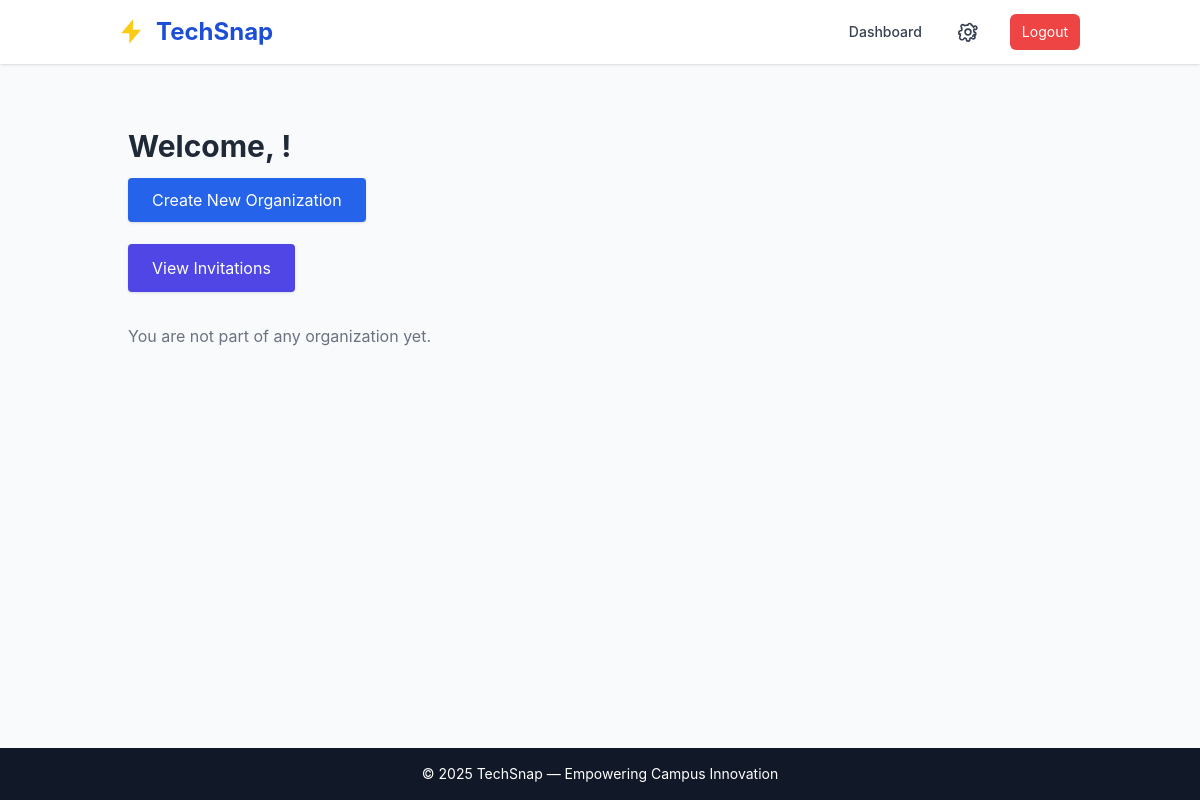
Page /accounts/choose/ (signed in) on the earlier database version.
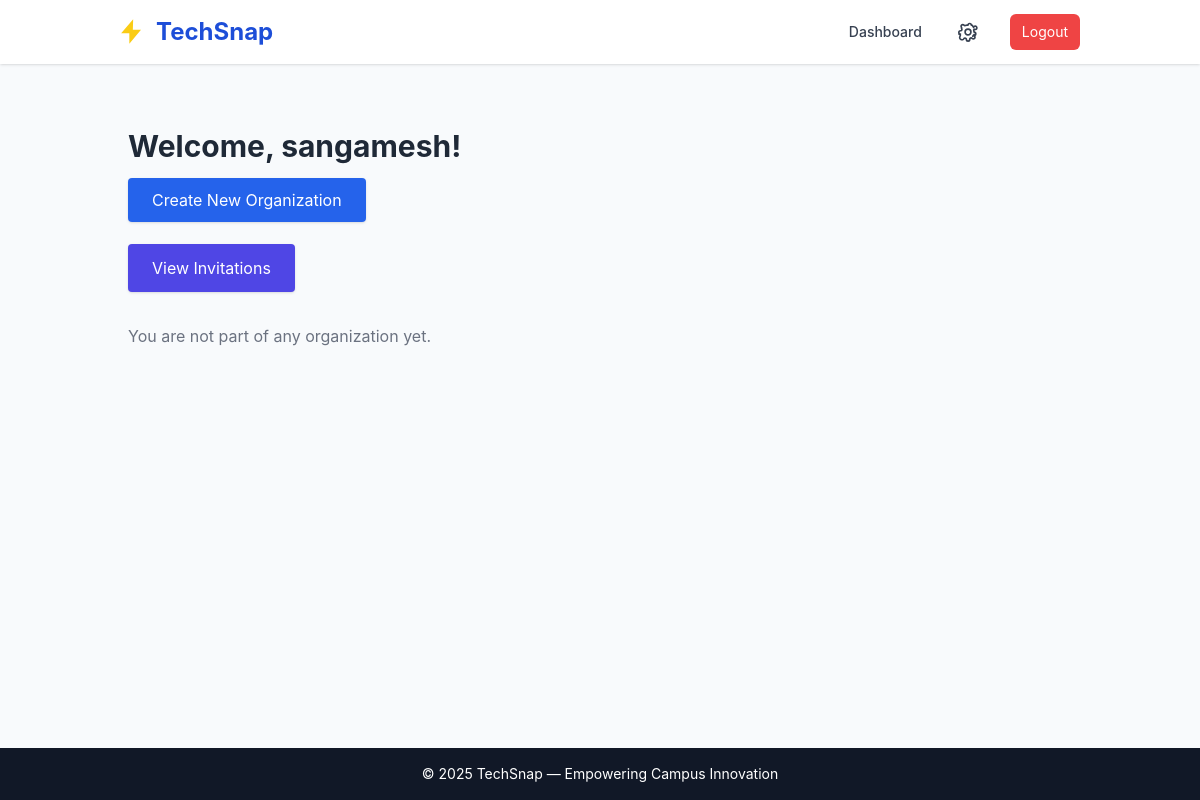
Same page on the later database version.
### accounts/models.py (models this page shows, shortened)
class User(AbstractUser):
    id = models.UUIDField(primary_key=True, default=uuid.uuid4, editable=False)
    email = models.EmailField(unique=True)
    is_email_verified = models.BooleanField(default=False)
    created_at = models.DateTimeField(auto_now_add=True)
    updated_at = models.DateTimeField(auto_now=True)
    USERNAME_FIELD = 'email'
    REQUIRED_FIELDS = ['username']
    class Meta:
        db_table = 'users'

### accounts/views.py (the view)
# urls.py: path('choose/', views.choose_action, name='choose_action'),
@login_required
def choose_action(request):
    memberships = Membership.objects.filter(
        user=request.user,
        is_active=True
    ).select_related("org")
    has_organizations = memberships.exists()
    context = {
        "memberships": memberships,
        "has_organizations": has_organizations,
    }
    return render(request, "accounts/choose_action.html", context)

### templates/accounts/choose_action.html
{% extends "base.html" %}
{% load static %}
{% block content %}
<div class="container mx-auto px-4 py-10">
    <h2 class="text-3xl font-bold mb-6 text-gray-800">Welcome, {{ request.user.first_name }}!</h2>
    <div class="mb-8">
        <a href="{% url 'organizations:create' %}"
           class="bg-blue-600 hover:bg-blue-700 text-white px-6 py-3 rounded shadow">
           Create New Organization
        </a>
    </div>
    <button onclick="location.href='{% url 'accounts:invitations' %}'"
            class="bg-indigo-600 hover:bg-indigo-700 text-white px-6 py-3 rounded shadow mb-8">
        View Invitations
    </button>
    {% if memberships %}
        <h3 class="text-xl font-semibold mb-4 text-gray-700">Your Organizations</h3>
        <div class="grid grid-cols-1 md:grid-cols-2 lg:grid-cols-3 gap-6">
            {% for membership in memberships %}
            <div class="bg-white p-5 rounded shadow hover:shadow-lg transition">
                <h4 class="font-bold text-lg text-gray-800">{{ membership.org.name }}</h4>
                <p class="text-sm text-gray-500">Campus: {{ membership.org.campus|default:"-" }}</p>
                <p class="text-sm text-gray-500">Your Role: {{ membership.get_role_display }}</p>
                <a href="{% url 'organizations:dashboard' membership.org.uuid %}"
                   class="mt-3 inline-block bg-green-600 hover:bg-green-700 text-white px-4 py-2 rounded">
                   Go to Dashboard
                </a>
            </div>
            {% endfor %}
        </div>
    {% else %}
        <p class="text-gray-500">You are not part of any organization yet.</p>
    {% endif %}
</div>
{% endblock %}

Differences in the rows shown:
now on this page (row edited): User: user.first_name "sangamesh"
